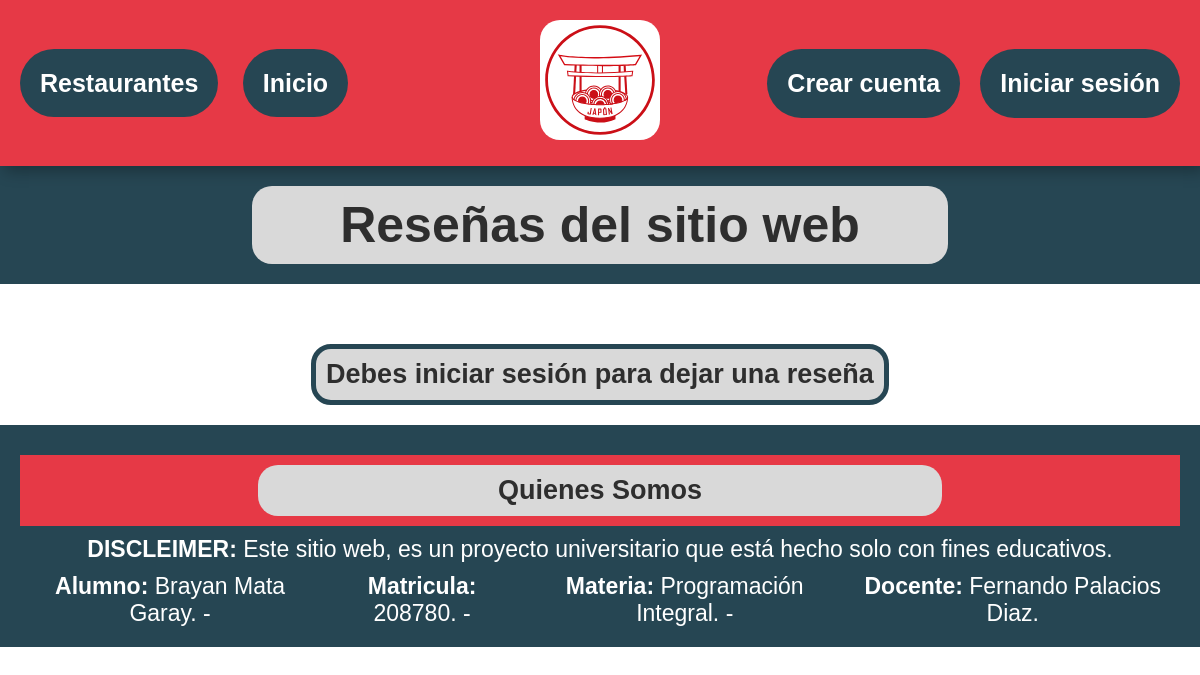
Before: /Pagina_Cocina_Internacional/comentariosGenerales.php with the older database file.
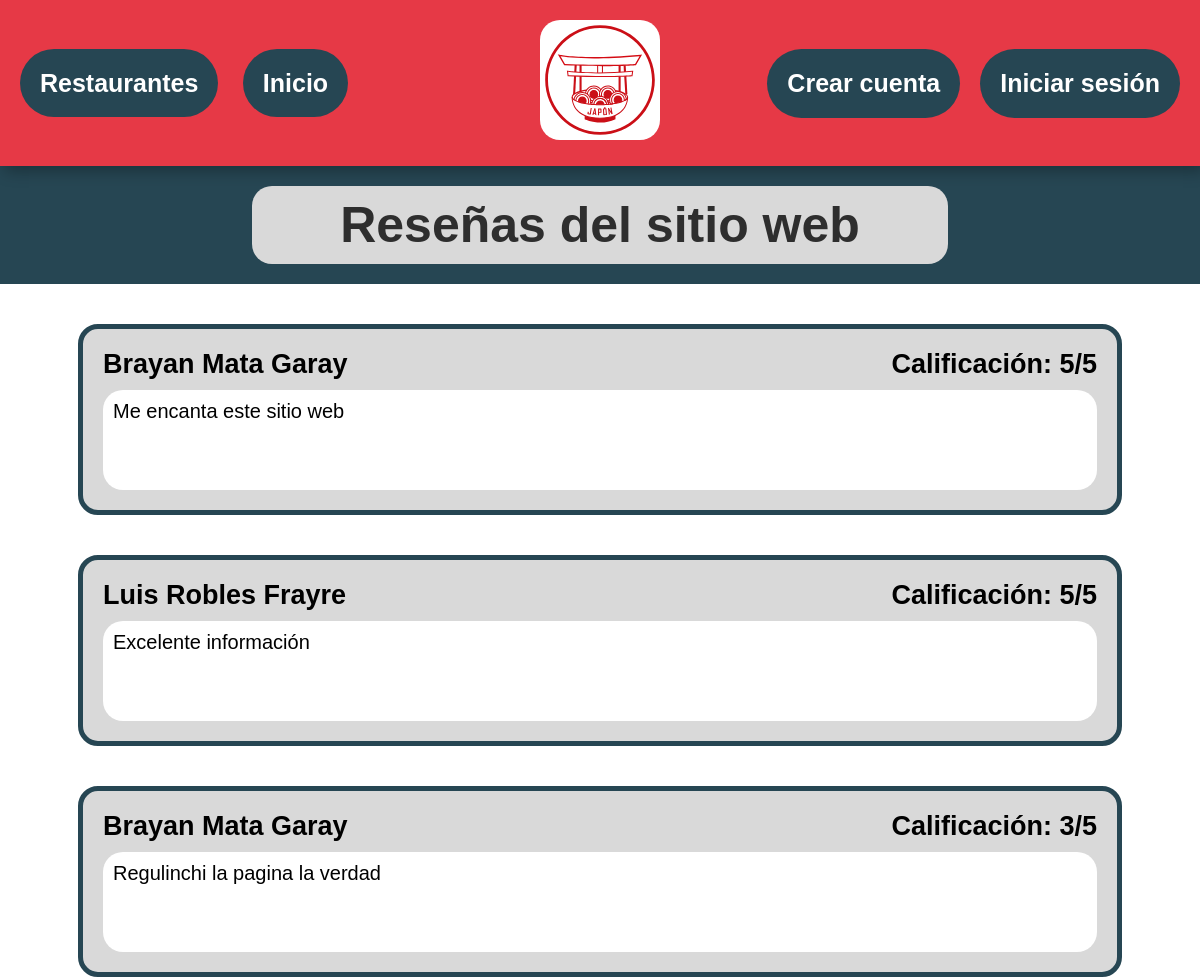
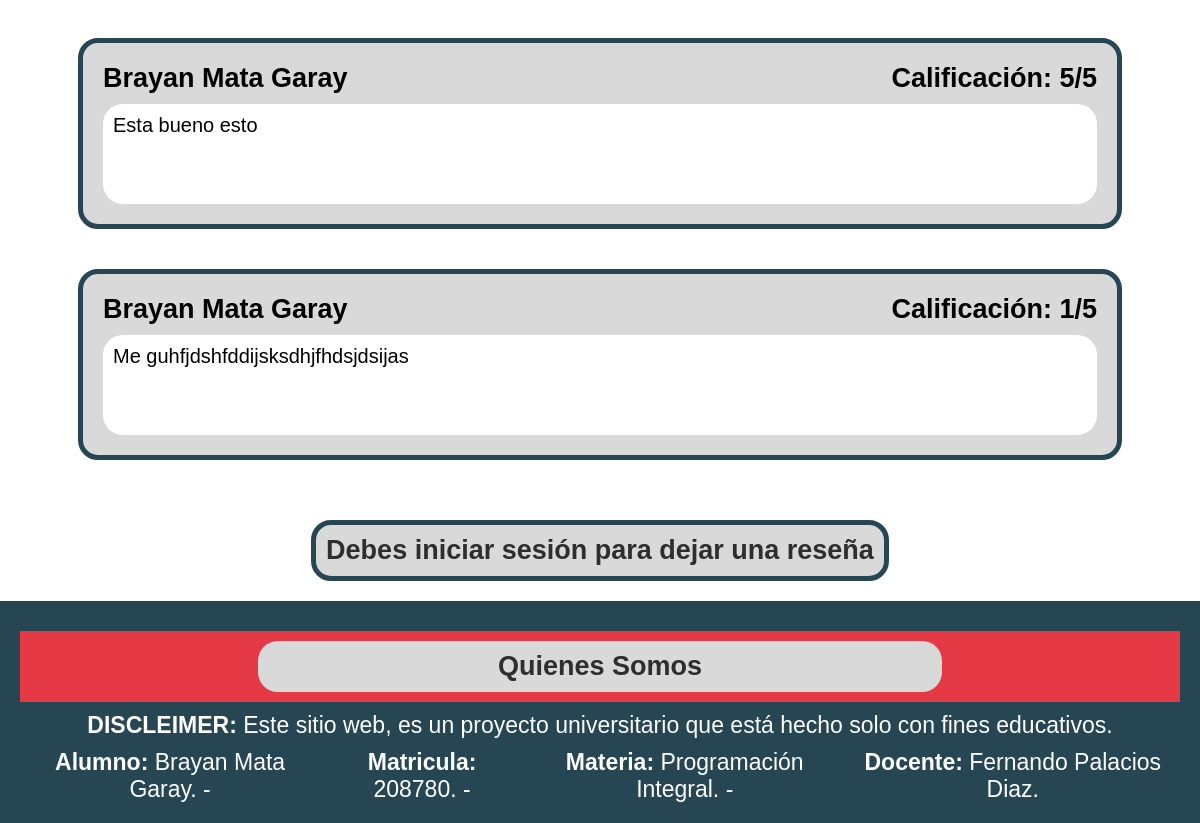
After: the same page with the newer database file (2 pictures, top to bottom).
### tables this page shows
CREATE TABLE `cocina_resenas` (
  `id_resena` int(11) NOT NULL,
  `id_usuario` int(11) NOT NULL,
  `platillo` varchar(300) NOT NULL DEFAULT 'General',
  `comentario` text NOT NULL,
  `calificacion` tinyint(4) NOT NULL CHECK (`calificacion` between 1 and 5),
  `fecha_resena` datetime DEFAULT current_timestamp()
);

CREATE TABLE `cocina_usuarios` (
  `id_usuario` int(11) NOT NULL,
  `nombre_usuario` varchar(50) NOT NULL,
  `correo` varchar(100) NOT NULL,
  `contrasena` varchar(255) NOT NULL,
  `tipo_usuario` enum('Estudiante','Docente','Externo') NOT NULL
);

### Pagina_Cocina_Internacional/comentariosGenerales.php (the view, shortened to what this page needs)
<?php
    require_once "php/conexion.php";
    $usuarioLogueado = $_SESSION["nombre_usuario"] ?? "Invitado";
    $sql = "SELECT r.*, u.nombre_usuario
            FROM cocina_resenas r
            INNER JOIN cocina_usuarios u ON r.id_usuario = u.id_usuario
            WHERE r.platillo = 'General'";
    $resultado = $conn->query($sql);
?>
<!DOCTYPE html>
<html lang="es">
<head>
    <link rel="stylesheet" href="css/estiloGeneral.css">
    <link rel="stylesheet" href="css/paletaColores.css">
    <link rel="stylesheet" href="css/estiloComida.css">
    <link rel="stylesheet" href="css/estiloComentariosGeneral.css">
</head>
<body>
    <header>
        <nav>
            <a href="restaurante.php">Restaurantes</a>
            <a href="index.php">Inicio</a>
        </nav>
        <a href="index.php" class="logo"><img src="svg/Logo.svg" alt="logo"></a>
        <div>
            <?php if (isset($_SESSION['nombre_usuario'])): ?>
                <a href="php/cerrarSeccion.php">Cerrar sesión</a>
            <?php else: ?>
                <a href="crearCuenta.html">Crear cuenta</a>
                <a href="iniciarSeccion.html">Iniciar sesión</a>
            <?php endif; ?>
        </div>
    </header>
    <main>
        <div class="titulo">
            <h2>Reseñas del sitio web</h2>
        </div>
        <div class="con-comentarios">
            <?php
                if ($resultado->num_rows > 0) {
                    while ($fila = $resultado->fetch_assoc()) {
                        echo '
                        <div class="comentarios">
                            <div class="datoUsuario">
                                <h3>' . htmlspecialchars($fila["nombre_usuario"]) . '</h3>
                                <h3>Calificación: ' . $fila["calificacion"] . '/5</h3>
                            </div>
                            <div class="comentario">
                                <p>' . nl2br(htmlspecialchars($fila["comentario"])) . '</p>
                            </div>
                        </div>';
                    }
                }
            ?>
        </div>
        <?php if ($usuarioLogueado === "Invitado"): ?>
            <a href="iniciarSeccion.html" class="avisoInvitado">
                <h3>Debes iniciar sesión para dejar una reseña</h3>
            </a>
        <?php endif; ?>
    </main>
    <footer>
        <div class="sobresNosotros">
            <a href="quienesSomos.html"><h3>Quienes Somos</h3></a>
        </div>
        <div class="aviso">
            <p>
                <b>DISCLEIMER:</b> Este sitio web, es un proyecto universitario que está hecho solo
                con fines educativos.
            </p>
        </div>
        <div class="datosP">
            <p><b>Alumno:</b> Brayan Mata Garay. -</p>
            <p><b>Matricula:</b> 208780. -</p>
            <p><b>Materia:</b> Programación Integral. -</p>
            <p><b>Docente:</b> Fernando Palacios Diaz.</p>
        </div>
    </footer>
</body>
</html>

### Pagina_Cocina_Internacional/css/estiloGeneral.css (style rules this page uses)
* { box-sizing: border-box; font-family: Agency FB, Verdana, Tahoma, sans-serif; margin: 0; padding: 0; }
h2 { font-size: 50px; }
h3 { font-size: 27px; }
p { font-size: 20px; }
a { font-size: 20px; padding: 10px; color: var(--color-Blanco); text-decoration: none; transition: 0.5s; }
body { height: auto; }
header { z-index: 100; width: 100%; height: auto; position: relative; background-color: var(--color-Rojo); color: var(--color-Blanco); padding: 10px; box-shadow: 5px 5px 15px rgba(0,0,0,0.3); display: flex; justify-content: space-between; align-items: center; }
header nav { width: 40%; }
header img { height: 120px; border-radius: 20px; background-color: var(--color-Blanco); }
header a { font-size: 25px; margin: 0 10px; font-weight: bold; }
header div { width: 40%; display: flex; justify-content: flex-end; }
header div a, header nav a { background-color: var(--color-Azul); border-radius: 40px; padding: 20PX; }
main { width: 100%; height: auto; background-color: var(--color-Blanco); display: flex; justify-content: center; flex-direction: column; align-items: center; }
footer { width: 100%; height: auto; background-color: var(--color-Azul); padding: 20px; }
footer div { width: 100%; display: flex; justify-content: center; margin-top: 10px; }
footer p { color: var(--color-Blanco); text-align: center; margin: 0 5px; font-size: 23px; }
.sobresNosotros { width: 100%; padding: 10px; background-color: var(--color-Rojo); }
.sobresNosotros a { width: 60%; padding: 10px; border-radius: 20px; background-color: var(--color-Gris); color: var(--color-Negro); text-align: center; }

### Pagina_Cocina_Internacional/css/paletaColores.css (style rules this page uses)
:root { --color-Blanco: #ffffff; --color-Rojo: #e63946; --color-Negro: #2e2e2e; --color-Gris: #d9d9d9; --color-Azul: #264653; }

### Pagina_Cocina_Internacional/css/estiloComida.css (style rules this page uses)
main div, main form { width: 90%; padding: 20px; display: flex; }
.con-comentarios { width: 100%; display: flex; flex-direction: column; align-items: center; }
.comentarios, .formularioComentario, .avisoInvitado { margin: 20px 0; background-color: var(--color-Gris); border-radius: 20px; border: 5px solid var(--color-Azul); flex-direction: column; }
.datoUsuario { width: 100%; padding: 0; margin-bottom: 10px; display: flex; justify-content: space-between; align-items: center; }
.comentario { width: 100%; height: 100px; background-color: var(--color-Blanco); padding: 10px; border-radius: 20px; overflow-y: auto; overflow-x: hidden; }
main a { color: var(--color-Negro); }

### Pagina_Cocina_Internacional/css/estiloComentariosGeneral.css (style rules this page uses)
.titulo { width: 100%; background-color: var(--color-Azul); display: flex; justify-content: center; align-items: center; }
.titulo h2 { width: 60%; padding: 10px; background-color: var(--color-Gris); color: var(--color-Negro); border-radius: 20px; text-align: center; }

Changed rows visible on the page:
added cocina_resenas: id_usuario.nombre_usuario "Brayan Mata Garay", calificacion "5", comentario "Me encanta este sitio web"
added cocina_resenas: id_usuario.nombre_usuario "Luis Robles Frayre", calificacion "5", comentario "Excelente información"
added cocina_resenas: id_usuario.nombre_usuario "Brayan Mata Garay", calificacion "3", comentario "Regulinchi la pagina la verdad"
added cocina_resenas: id_usuario.nombre_usuario "Brayan Mata Garay", calificacion "5", comentario "Esta bueno esto"
added cocina_resenas: id_usuario.nombre_usuario "Brayan Mata Garay", calificacion "1", comentario "Me guhfjdshfddijsksdhjfhdsjdsijas"
